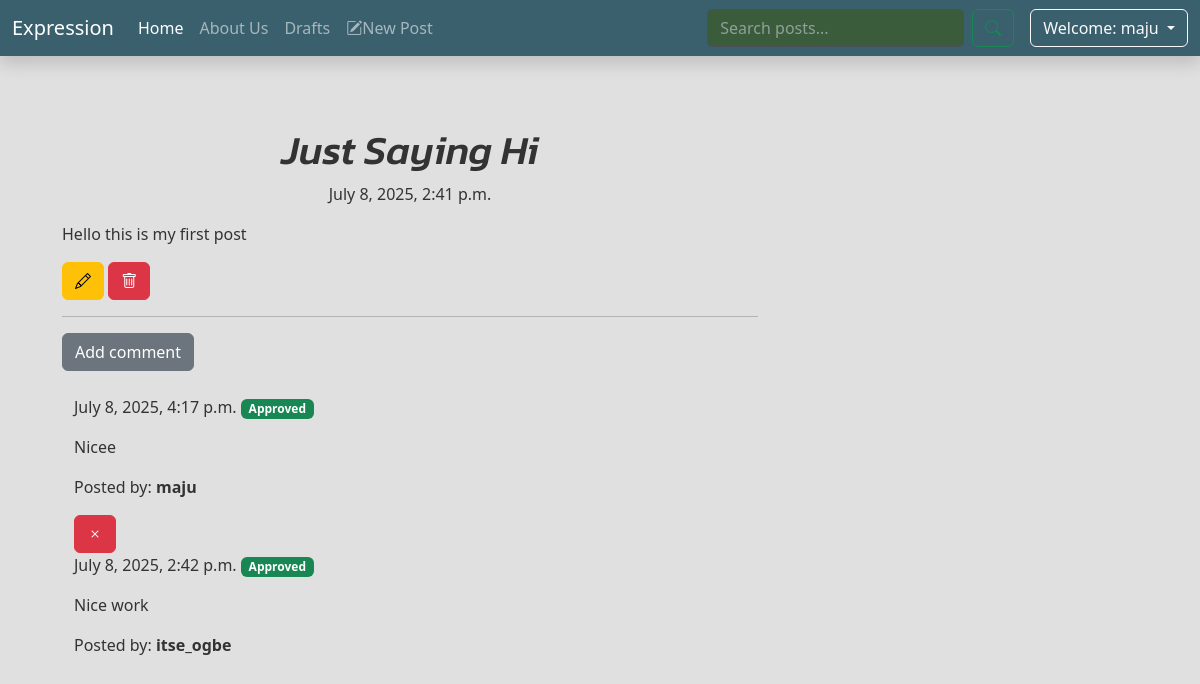
The page /post/1/ (signed in) on the database its author committed.
### accounts/models.py (models this page shows)
class CustomUser(AbstractUser):
    profile_pic = models.ImageField(upload_to='profile_pics/', default='default_profile_pic.jpg', blank=True, null=True)
    def __str__(self):
        return self.username

### Main_Blog/models.py (models this page shows, shortened)
class Post(models.Model):
    author = models.ForeignKey(settings.AUTH_USER_MODEL, on_delete=models.CASCADE)
    title = models.CharField(max_length=200)
    text = models.TextField()
    created_date = models.DateTimeField(default=timezone.now)
    published_date = models.DateTimeField(blank=True, null=True)
    class Meta:
        ordering = ['-published_date']

class Comment(models.Model):
     post = models.ForeignKey('Main_Blog.Post', related_name='comments', on_delete=models.CASCADE)
     author = models.ForeignKey(settings.AUTH_USER_MODEL, on_delete=models.CASCADE)
     text = models.TextField()
     created_date = models.DateTimeField(default=timezone.now)
     approved_comment = models.BooleanField(default=False)
     class Meta:
          ordering = ['-created_date']

### Main_Blog/views.py (the view)
# urls.py: path('post/<int:pk>/', views.PostDetailView.as_view(), name='post_detail'),
class PostDetailView(DetailView):
    model = Post

### Main_Blog/templates/Main_Blog/post_detail.html
<!DOCTYPE html>
{% extends 'base.html'%}
{%block body_block%}
<div class="container post-detail-container">
    <h1 class="posttitle color-changing-text">{{post.title}}</h1>
    {% if post.published_date%}
    <div class="date postdate">
        {{post.published_date}}
    </div>
    {% else %}
    <a href="{% url 'publish_post' pk=post.pk %}" class="btn btn-outline-success">Publish</a>
    {% endif %}
    <p class='postcontent' >{{ post.text|safe|linebreaksbr }}</p>
      {% if user.is_authenticated and user == post.author %}
          <a class="btn btn-warning" href="{% url 'update' pk=post.pk %}"><i class="bi bi-pencil"></i></a>
          <a class="btn btn-danger" href="{% url 'delete_post' pk=post.pk %}"><i class="bi bi-trash"></i></a>
      {% endif %}
  <hr>
  <a class="btn btn-secondary btn-comment" href="{% url 'add_comment' pk=post.pk %}">Add comment</a>
  <div class="container">
  {% for comment in post.comments.all %}
  <br>
      {% if user.is_authenticated or comment.approved_comment %}
              {{ comment.created_date }}
              {% if not comment.approved_comment %}
                <span class="badge bg-warning">Pending Approval</span>
                {% if user == comment.post.author %}
                  <a class="btn btn-danger" href="{% url 'delete_comment' pk=comment.pk %}"><i class="bi bi-x"></i></a>
                  <a class="btn btn-success" href="{% url 'approve_comment' pk=comment.pk %}"><i class="bi bi-check"></i></a>
                {% endif %}
                {% else %}
                <span class="badge bg-success">Approved</span>
              {% endif %}
          <p>{{ comment.text|safe|linebreaks }}</p>
          <p>Posted by: <strong>{{ comment.author }}</strong></p>
          {% if user.is_authenticated and user == comment.author %}
                    <a class="btn btn-danger" href="{% url 'delete_comment' pk=comment.pk %}"><i class="bi bi-x"></i></a>
           {% endif %}
      {% endif %}
  {% empty %}
      <p>No comments posted.</p>
  {% endfor %}
</div>
</div>
{%endblock%}

### Main_Blog/templates/Main_Blog/base.html (shortened to what this page needs)
{% load static %}
<!DOCTYPE html>
<html lang="en">
<head>
    <link href="https://cdn.jsdelivr.net/npm/bootstrap@5.3.0/dist/css/bootstrap.min.css" rel="stylesheet">
    <link href="https://cdn.jsdelivr.net/npm/bootstrap-icons@1.11.1/font/bootstrap-icons.css" rel="stylesheet">
    <link rel="stylesheet" href="//cdn.jsdelivr.net/npm/medium-editor@latest/dist/css/medium-editor.min.css" type="text/css" media="screen" charset="utf-8">
    <link rel="stylesheet" href="{% static 'styles.css' %}">
</head>
<body>
        <nav class="navbar navbar-expand-lg  sticky-top shadow mb-0" data-bs-theme="dark" >
            <div class="container-fluid">
              <a class="navbar-brand" href="#">Expression</a>
              <div class="collapse navbar-collapse" id="navbarSupportedContent">
                <ul class="navbar-nav me-auto mb-2 mb-lg-0">
                  <li class="nav-item">
                    <a class="nav-link active" aria-current="page" href="{% url 'post_list' %}">Home</a>
                  </li>
                  <li class="nav-item">
                    <a class="nav-link" href="{% url 'about' %}">About Us</a>
                  </li>
                  <li class="nav-item"><a class="nav-link" href="{% url 'draft_list'%}">Drafts</a></li>
                  <li class="nav-item"><a class="nav-link" href="{% url 'new_post' %}"><i class="bi bi-pencil-square"></i>New Post</a></li>
                </ul>
                <ul class="nav navbar-nav navbar-right">
                  <form class="d-flex me-3" role="search" method="get" action="{% url 'search' %}">
                    <input class="form-control me-2 search" type="search" name="q" placeholder="Search posts..." aria-label="Search">
                    <button class="btn btn-outline-success" type="submit">
                      <i class="bi bi-search"></i>
                    </button>
                  </form>
                  {% if user.is_authenticated %}
                  <div class="dropdown">
                    <a class="btn btn-outline-light dropdown-toggle" href="#" role="button" id="userDropdown" data-bs-toggle="dropdown" aria-expanded="false">
                      Welcome: {{ user.username }}
                    </a>
                  </div>
                {% endif %}
                </ul>
              </div>
            </div>
          </nav>
    <div class="content container">
      <div class="row">
        <div class="col-md-8">
          <div class="blog_posts">
            {% block body_block %}{% endblock %}
          </div>
        </div>
      </div>
    </div>
</body>
</html>

### Main_Blog/static/styles.css (style rules this page uses)
html { scroll-behavior: smooth; height: 100%; }
body { font-family: 'Segoe UI', sans-serif; background-color: #E0E0E0; color: #333; margin: 0; padding: 0; }
.navbar { background-color: #3A606E; color: #fff; }
.search { background-color: #828E82; color: white; border-radius: 5px; width: 100%; max-width: 400px; }
.search:enabled { background-color: #3a5c3a; color: white; }
.postdate { text-align: center; }
.posttitle { text-align: center; text-decoration: none; font-family: "Kanit", sans-serif; font-weight: 500; font-style: italic; }
.postcontent { font-family: 'Montserrat'; font-size: 1.5em; }
.btn-comment { right: 100px; }
.content { margin: 50px auto; }
.post-detail-container { margin: auto; padding: 20px; max-width: 800px; }

### rows shown on the page
CustomUser: username "maju"
Post: title "Just Saying Hi", published_date "July 8, 2025, 2:41 p.m.", text "Hello this is my first post"
Comment: created_date "July 8, 2025, 4:17 p.m.", approved_comment "Approved", text "Nicee", author "maju"
Comment: created_date "July 8, 2025, 2:42 p.m.", approved_comment "Approved", text "Nice work", author "itse_ogbe"
